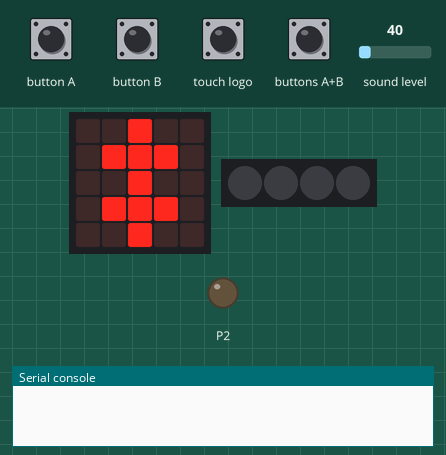
This program was run on a simulated BBC micro:bit (MakeCode). Parts: the board's 5×5 LED display, 4 RGB LEDs in strip order, left to right, output pins drawn as LEDs (lit = HIGH), the last lines printed to the serial console. Inputs (shaded band) come from the test bench; at power-on: sound level 40. Dim RGB values are drawn brighter than linear.

Above: at 1.6 s.
1.7 s: sound level set to 124
3.2 s: sound level set to 133
At 3.5 s:
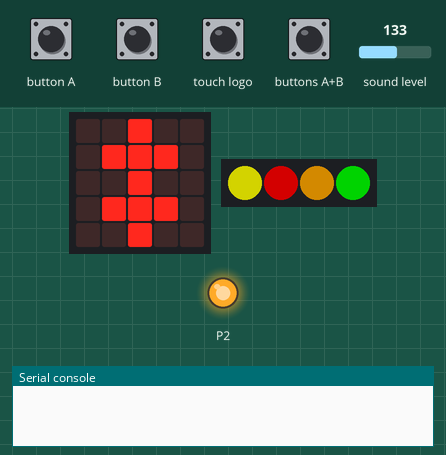
5.3 s: button B pressed for 0.15 s
At 7.1 s:
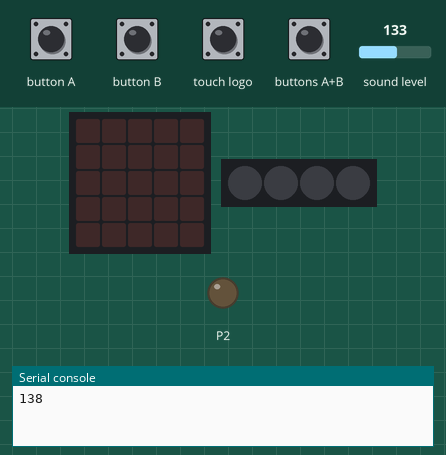
7.9 s: button A pressed for 0.15 s
At 8.31 s:
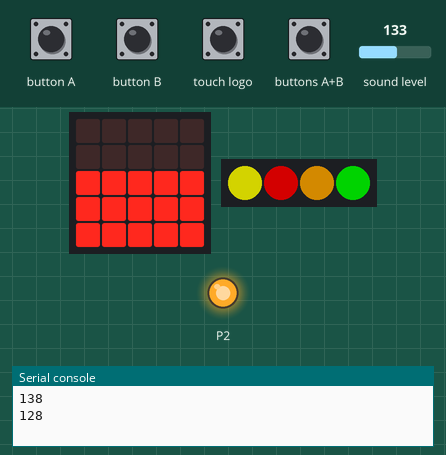
8.6 s: button A pressed for 0.15 s
At 9.13 s:
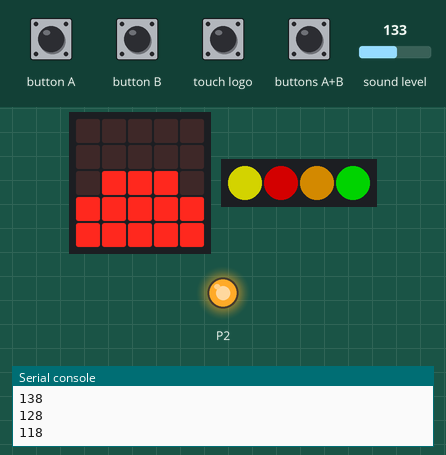
9.3 s: sound level set to 123
12.1 s: sound level set to 115
At 12.7 s:
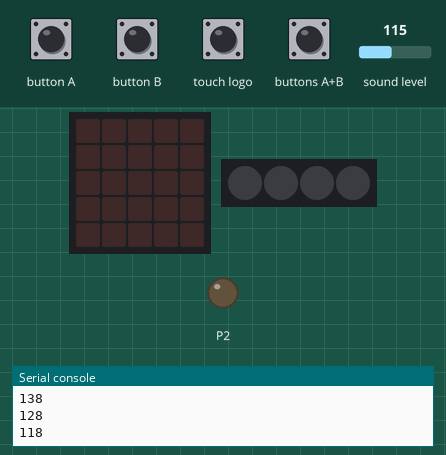
Timing chart, 0 to 14.6 s (numbered marks = the images above; inputs shaded):
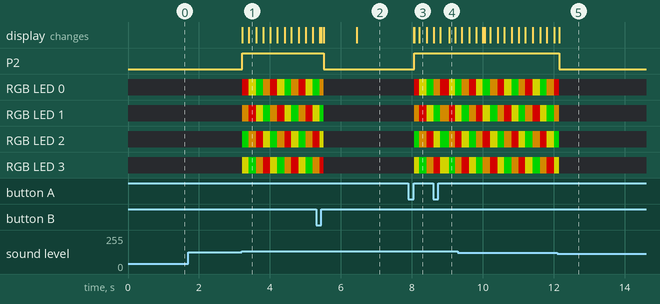

The program:

main.ts
```typescript
function ICON表示 (No: number) {
    if (No == 1) {
        basic.showLeds(`
            . . # . .
            . . # . .
            # . # . #
            . # # # .
            . . # . .
            `)
    } else if (No == 2) {
        basic.showLeds(`
            . . # . .
            . # # # .
            # . # . #
            . . # . .
            . . # . .
            `)
    } else if (No == 3) {
        basic.showLeds(`
            . # . # .
            # # # # #
            # # # # #
            . # # # .
            . . # . .
            `)
    } else {
        basic.showLeds(`
            . . # . .
            . # # # .
            . . # . .
            . # # # .
            . . # . .
            `)
    }
}
input.onButtonPressed(Button.A, function () {
    音量閾値 += -10
    led.plotBarGraph(
    音量閾値,
    255
    )
    basic.pause(1000)
    basic.clearScreen()
})
function モーターON () {
    pins.digitalWritePin(DigitalPin.P2, 1)
}
function LED消灯 () {
    strip.showColor(neopixel.colors(NeoPixelColors.Black))
}
input.onButtonPressed(Button.AB, function () {
    LED消灯()
    モーターOFF()
    ICON表示(モード)
})
radio.onReceivedString(function (receivedString) {
    if (receivedString.includes("A")) {
        LED点灯()
    } else {
        LED消灯()
    }
    if (モード != 2) {
        if (receivedString.includes("B")) {
            モーターON()
        } else {
            モーターOFF()
        }
    }
})
input.onButtonPressed(Button.B, function () {
    音量閾値 += 10
    led.plotBarGraph(
    音量閾値,
    255
    )
    basic.pause(1000)
    basic.clearScreen()
})
function LED点灯 () {
    strip.setPixelColor((input.runningTime() / 200 + 0) % 4, neopixel.colors(NeoPixelColors.Red))
    strip.setPixelColor((input.runningTime() / 200 + 1) % 4, neopixel.colors(NeoPixelColors.Orange))
    strip.setPixelColor((input.runningTime() / 200 + 2) % 4, neopixel.colors(NeoPixelColors.Green))
    strip.setPixelColor((input.runningTime() / 200 + 3) % 4, neopixel.colors(NeoPixelColors.Yellow))
    strip.show()
}
function モーターOFF () {
    pins.digitalWritePin(DigitalPin.P2, 0)
}
let 今回送信文字列 = ""
let モード = 0
let 音量閾値 = 0
let strip: neopixel.Strip = null
strip = neopixel.create(DigitalPin.P1, 4, NeoPixelMode.RGB)
LED消灯()
radio.setGroup(33)
if (input.buttonIsPressed(Button.A)) {
    音量閾値 = 255
    モード = 1
} else if (input.buttonIsPressed(Button.B)) {
    音量閾値 = 128
    モード = 2
} else {
    音量閾値 = 128
    モード = 0
}
radio.setGroup(33)
let motorlimit = 0
let 前回送信文字列 = ""
let motoron = false
ICON表示(モード)
while (input.buttonIsPressed(Button.A) || input.buttonIsPressed(Button.B)) {

}
basic.forever(function () {
    if (motoron && input.runningTime() > motorlimit) {
        モーターOFF()
        LED消灯()
        motoron = false
    }
    今回送信文字列 = ""
    if (input.logoIsPressed()) {
        今回送信文字列 = "" + 今回送信文字列 + "AB"
    }
    if (input.soundLevel() > 音量閾値) {
        if (モード == 0) {
            LED点灯()
            モーターON()
            motoron = true
            motorlimit = input.runningTime() + 50
        } else if (モード == 2) {
            今回送信文字列 = "" + 今回送信文字列 + "AB"
        }
    }
    if (モード != 1) {
        if (今回送信文字列 != "" || 前回送信文字列 != "") {
            radio.sendString(今回送信文字列)
            前回送信文字列 = 今回送信文字列
        }
    }
    basic.pause(0 / 10)
})
```

test.ts
```typescript
// テストはここに来ます。このパッケージが拡張機能として使用されるときにはコンパイルされません。
```

Measured:
- the behaviour switches between 128 and 129 on sound level (found by bisection; images 0 and 1)
- the behaviour switches between 119 and 118 on sound level (found by bisection; images 4 and 5)
- after the input at 1.7 s, every drawn part: stays the same
- after the input at 3.2 s, P2: LOW → HIGH at once; RGB LED 0: off → RGB(127, 0, 0) at once, then repeats every 0.81 s: RGB(127, 127, 0) 0.21 s, RGB(0, 127, 0) 0.21 s, RGB(127, 82, 0) 0.19 s, RGB(127, 0, 0) 0.21 s
- after the input at 5.3 s, P2: HIGH → LOW after 0.21 s; the display: first differs from a run without the input after 0.15 s (image 2 shows a later state)
- after the input at 7.9 s, P2: LOW → HIGH after 0.16 s; RGB LED 0: off → RGB(127, 0, 0) after 0.16 s, → RGB(127, 127, 0) 0.14 s later, → RGB(0, 127, 0) 0.21 s later
- after the input at 8.6 s, the display: first differs from a run without the input after 0.45 s (image 4)
- after the input at 12.1 s, P2: HIGH → LOW after 0.05 s
